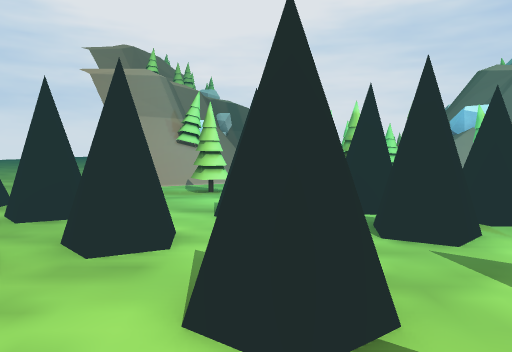
View 1 (above)

24 first-person views from a walk through a Unity game level. The camera is 1.5 m above the floor, tilts 4° down and sees 70° across. The floor is counted in squares, 1 m on a side. Each view is taken from the middle of a square. On the plan, view 1 faces up. The plan holds only what a view shows up to about 16 squares ahead; the rest is blank. The place goes on beyond the plan. The player is left out. Some animated figures are left out.

View 2
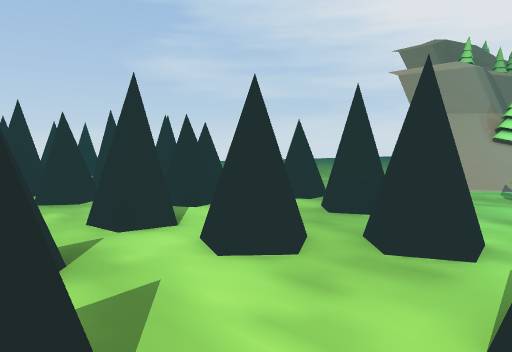

View 3
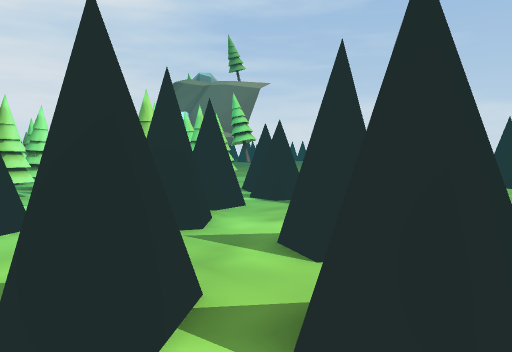

View 4
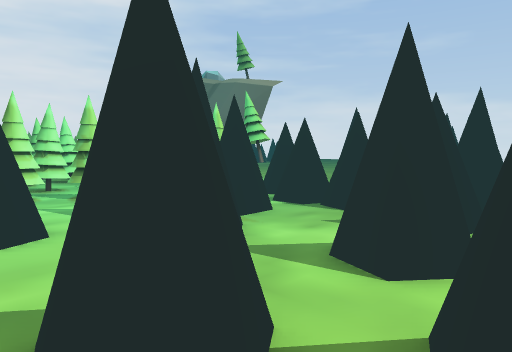

View 5
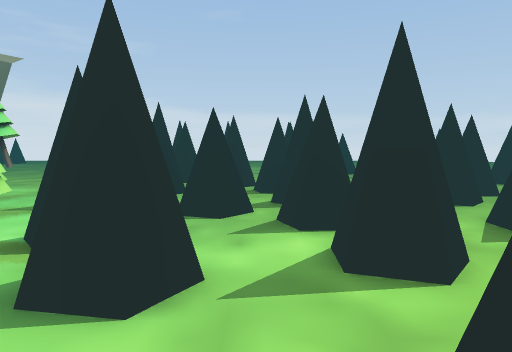

View 6
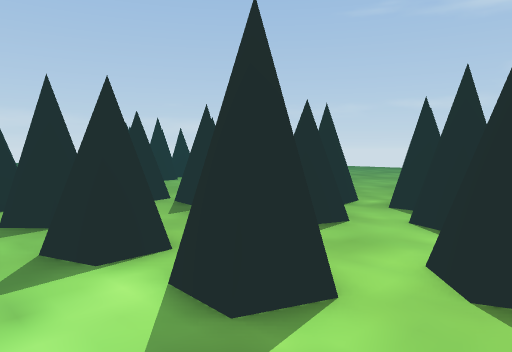

View 7
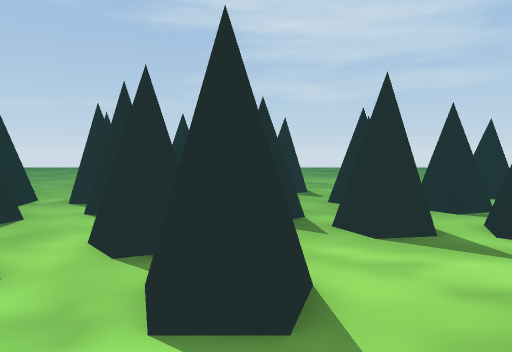

View 8
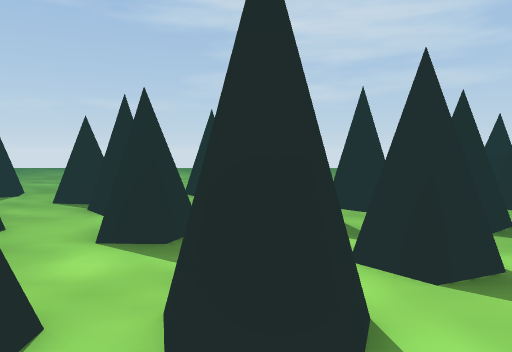

View 9
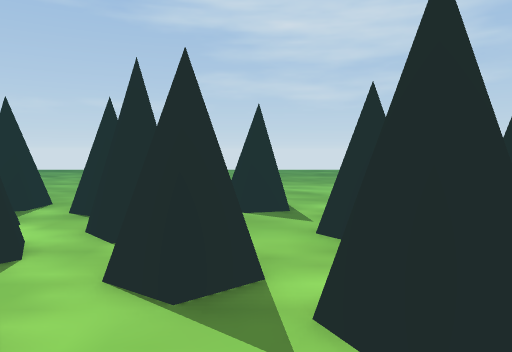

View 10
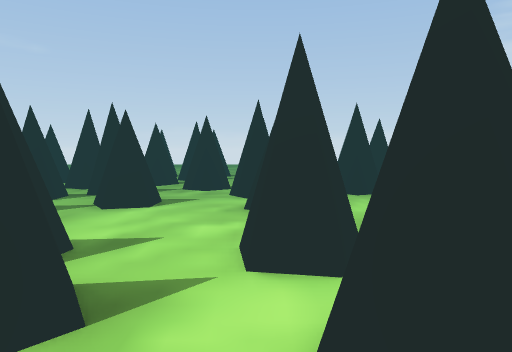

View 11
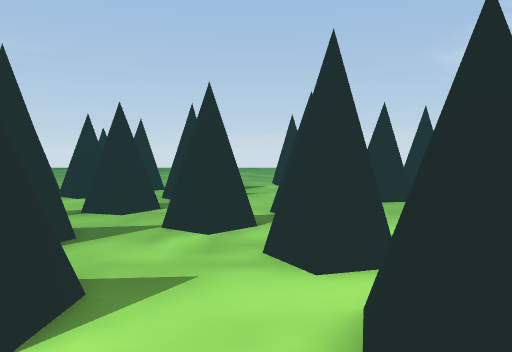

View 12
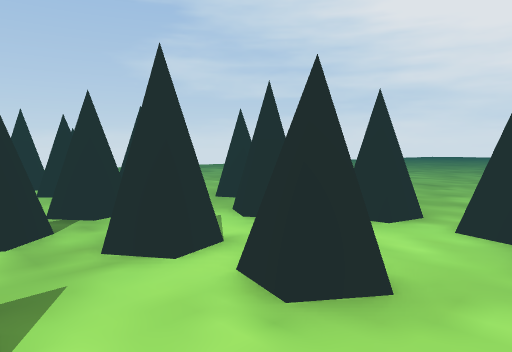

View 13
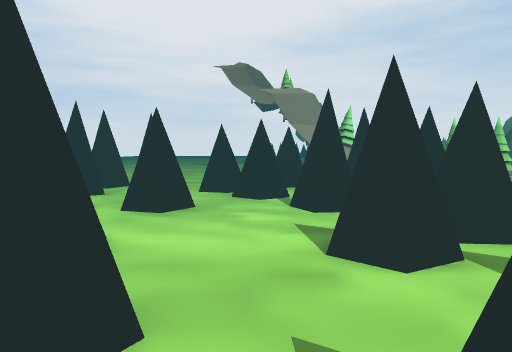

View 14
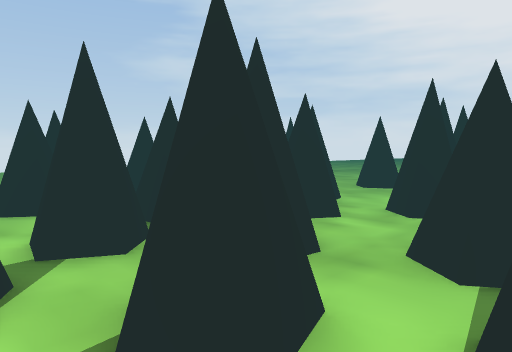

View 15
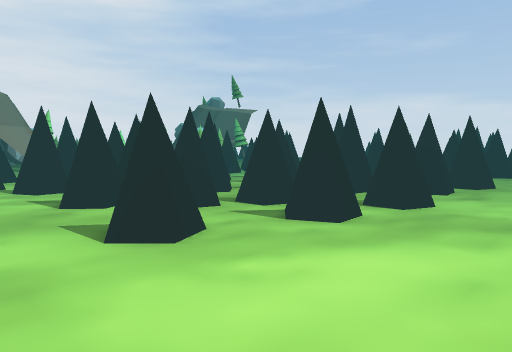

View 16
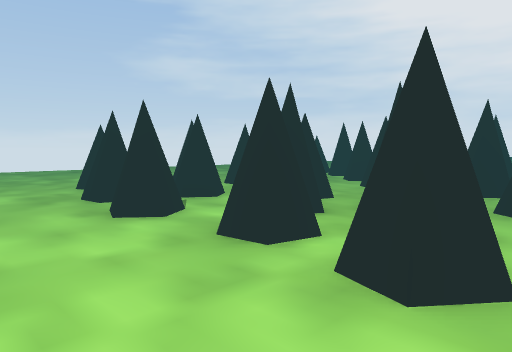

View 17
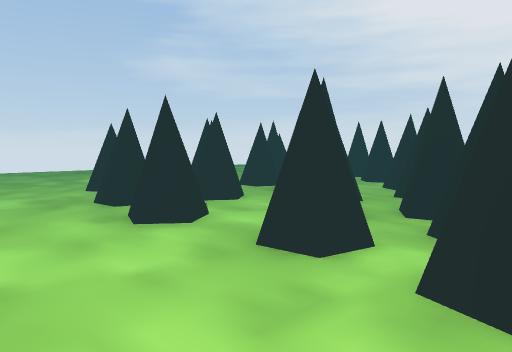

View 18
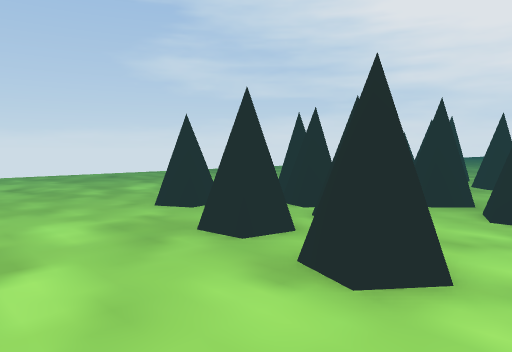

View 19
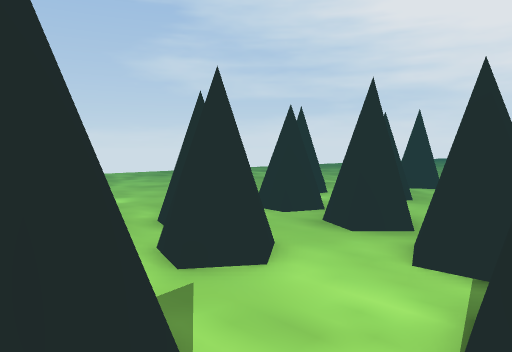

View 20
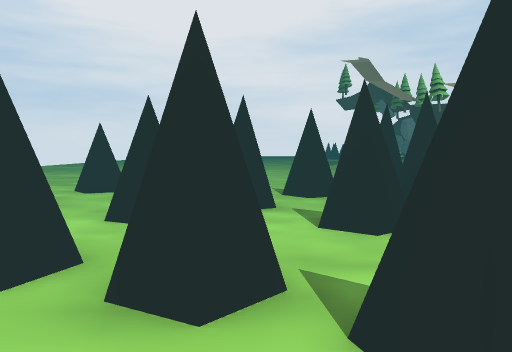

View 21
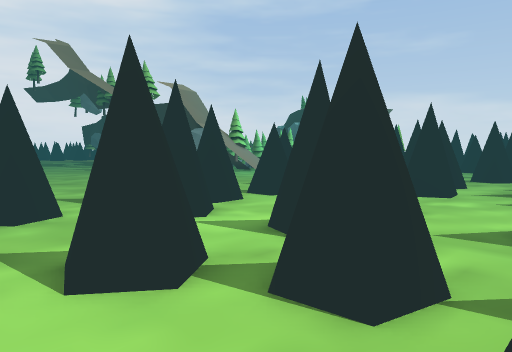

View 22
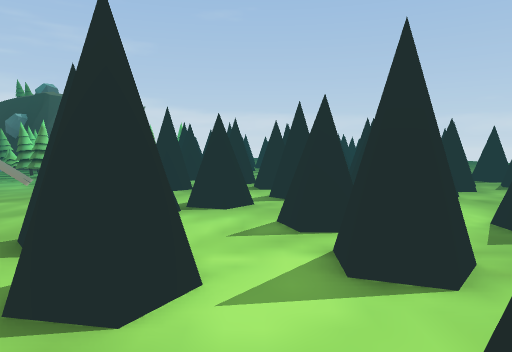

View 23
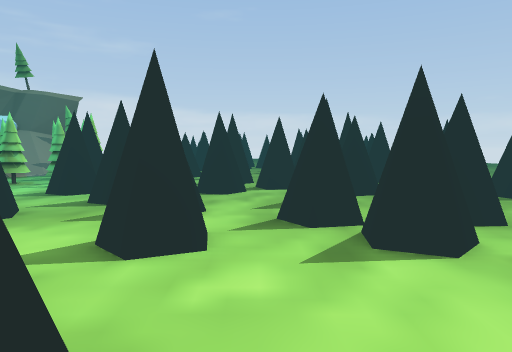

View 24
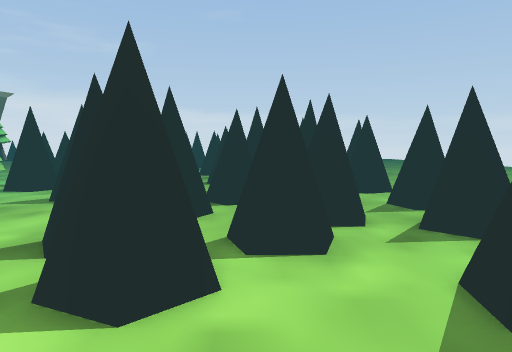

### Floor plan
Key: @ floor where view 1 was taken; # wall or solid block; x gap in a wall; . main floor; : floor 0.25 m higher than the main floor; / step, stairs or slope; = window, fence, low wall or low ledge; T pine tree; H thing the floor can be seen under or through; O other object.
Columns run from 23 left of view 1 to 14 right of it. Each row starts with its distance up from view 1.
 14        ....      ....TT TT     TTOO.T
 13        .....   ...  .TT  TTT O TTOO.
 12        .....  ...   ...  .  OOTT...
 11           .....     .......   TT.
 10           .... ##    .....#TT..=#
  9 ##   #.##....  ##.##..=#.##TT...#
  8 ##  ##... #x## ...##...#x##=#xx#
  7 ..  ...##=#.###......=...####..#
  6  .##...##.....#.....:#....#....#     #
  5   ............=...//...........=...###
  4 ##...##....##..##./#...##....##.##.##
  3 ....=##.##.##..##..=...##..#x##.##
  2 ................................
  1 #.....##.........##=....:#........#
  0 #.#H...=..##....###=##.@.=...#..###
 -1 ....HH....##....########.....#..##...
 -2 #...HH.###.......####.##..##......##.
 -3 ###...#=###.#....####=. #.###.##..#
 -4 .##...##=##.#......##.. #x ##.##=..
 -5  =.....#=#.. ..##..=....  x. .. #...
 -6 x#. #..##.  .......#x##..##.##..  .##
 -7 ...##..##.## ........##..##.##..  ..
 -8 ............ ....................  ..
 -9 ............ .............  .. ..  ..
-10 ...........   ........
-11       .    ..      ...

Positions as (right, up) in squares from view 1, and headings:
1: (0, 0), facing up
2: (0, 0), facing up-left
3: (-1, 0), facing up-right
4: (-1, 1), facing up-right
5: (-1, 5), facing right
6: (1, 6), facing down-right
7: (0, 7), facing down
8: (4, 6), facing down
9: (-1, 3), facing down
10: (-2, 3), facing left
11: (-9, 2), facing left
12: (-9, 0), facing up-left
13: (-9, -6), facing up
14: (-11, -6), facing up-left
15: (-11, -11), facing up-right
16: (-11, -11), facing up-left
17: (-12, -11), facing up-left
18: (-17, -11), facing up-left
19: (-17, -7), facing up-left
20: (-20, -4), facing up
21: (-20, -1), facing up-right
22: (-19, 5), facing right
23: (-13, 2), facing right
24: (-11, -2), facing right
